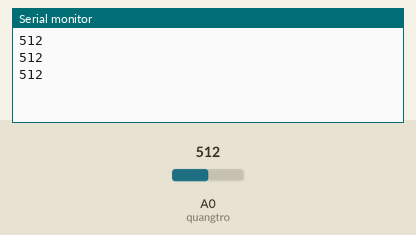
A sketch run on a simulated Arduino Uno, built with avr-gcc and run on an emulated ATmega328P. Parts: the last lines printed to the serial monitor. The test bench sets the inputs (shaded band); at power-on: A0 (quangtro) = 512.

Above: at 1.3 s.
1.4 s: A0 (quangtro) set to 716
At 1.9 s:
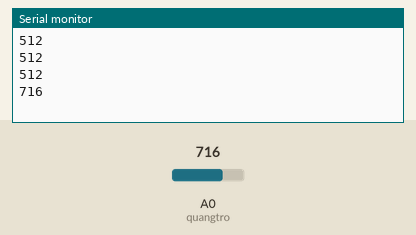
2.9 s: A0 (quangtro) set to 900
At 3.4 s:
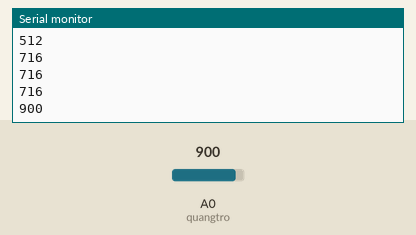
Timing chart, 0 to 5.9 s (numbered marks = the images above; inputs shaded):
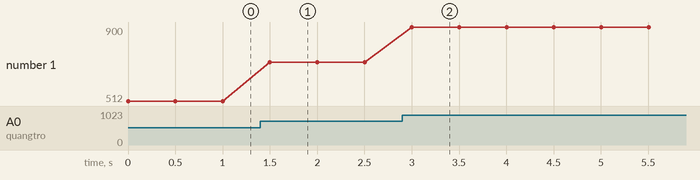

Measured:
- after the input at 1.4 s, the serial monitor: prints a new line after 0.10 s (image 1)
- after the input at 2.9 s, the serial monitor: prints a new line after 0.10 s (image 2)
- plotted number 1: 512 → 716 after the input at 1.4 s, 716 → 900 after the input at 2.9 s

The sketch:

cambienanhsang.ino
```cpp
int quangtro = A0;

void setup()
{
  Serial.begin(9600);
}

void loop()
{
  int giatriQuangtro = analogRead(quangtro);
  Serial.println(giatriQuangtro);
  delay(500);
}
```
